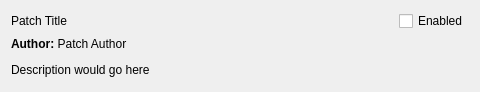
<?xml version="1.0" encoding="UTF-8"?>
<ui version="4.0">
 <class>GamePatchDetailsWidget</class>
 <widget class="QWidget" name="GamePatchDetailsWidget">
  <property name="geometry">
   <rect>
    <x>0</x>
    <y>0</y>
    <width>480</width>
    <height>92</height>
   </rect>
  </property>
  <property name="sizePolicy">
   <sizepolicy hsizetype="Expanding" vsizetype="Minimum">
    <horstretch>0</horstretch>
    <verstretch>0</verstretch>
   </sizepolicy>
  </property>
  <property name="minimumSize">
   <size>
    <width>480</width>
    <height>0</height>
   </size>
  </property>
  <layout class="QGridLayout" name="gridLayout">
   <item row="0" column="1">
    <widget class="QCheckBox" name="enabled">
     <property name="text">
      <string>Enabled</string>
     </property>
    </widget>
   </item>
   <item row="1" column="0" colspan="2">
    <widget class="QLabel" name="description">
     <property name="sizePolicy">
      <sizepolicy hsizetype="Preferred" vsizetype="Minimum">
       <horstretch>0</horstretch>
       <verstretch>0</verstretch>
      </sizepolicy>
     </property>
     <property name="minimumSize">
      <size>
       <width>480</width>
       <height>0</height>
      </size>
     </property>
     <property name="text">
      <string>&lt;html&gt;&lt;head/&gt;&lt;body&gt;&lt;p&gt;&lt;span style=&quot; font-weight:700;&quot;&gt;Author: &lt;/span&gt;Patch Author&lt;/p&gt;&lt;p&gt;Description would go here&lt;/p&gt;&lt;/body&gt;&lt;/html&gt;</string>
     </property>
     <property name="alignment">
      <set>Qt::AlignmentFlag::AlignLeading|Qt::AlignmentFlag::AlignLeft|Qt::AlignmentFlag::AlignTop</set>
     </property>
     <property name="wordWrap">
      <bool>true</bool>
     </property>
    </widget>
   </item>
   <item row="0" column="0">
    <widget class="QLabel" name="name">
     <property name="sizePolicy">
      <sizepolicy hsizetype="Expanding" vsizetype="Preferred">
       <horstretch>0</horstretch>
       <verstretch>0</verstretch>
      </sizepolicy>
     </property>
     <property name="text">
      <string>Patch Title</string>
     </property>
     <property name="wordWrap">
      <bool>true</bool>
     </property>
    </widget>
   </item>
  </layout>
 </widget>
 <resources/>
 <connections/>
</ui>
